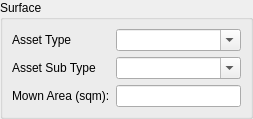
   <widget class="QWidget" name="Suface">
    <layout class="QGridLayout" name="gridLayout_6">
     <property name="margin">
      <number>0</number>
     </property>
     <item row="0" column="0">
      <widget class="QGroupBox" name="Surface_Group">
       <property name="enabled">
        <bool>true</bool>
       </property>
       <property name="title">
        <string>Surface</string>
       </property>
       <property name="flat">
        <bool>true</bool>
       </property>
       <property name="checkable">
        <bool>false</bool>
       </property>
       <property name="checked">
        <bool>false</bool>
       </property>
       <layout class="QFormLayout" name="formLayout_11">
        <item row="0" column="0">
         <widget class="QLabel" name="label_72">
          <property name="text">
           <string>Asset Type</string>
          </property>
         </widget>
        </item>
        <item row="0" column="1">
         <widget class="QComboBox" name="S_Asset_Type">
          <property name="editable">
           <bool>true</bool>
          </property>
          <item>
           <property name="text">
            <string/>
           </property>
          </item>
          <item>
           <property name="text">
            <string>Playing Surface</string>
           </property>
          </item>
          <item>
           <property name="text">
            <string>Passive Surface</string>
           </property>
          </item>
          <item>
           <property name="text">
            <string>Hard Surface</string>
           </property>
          </item>
          <item>
           <property name="text">
            <string>Cricket Pitch</string>
           </property>
          </item>
          <item>
           <property name="text">
            <string>Netball Court</string>
           </property>
          </item>
          <item>
           <property name="text">
            <string>Basket Ball Court</string>
           </property>
          </item>
          <item>
           <property name="text">
            <string>Tennis Court</string>
           </property>
          </item>
         </widget>
        </item>
        <item row="1" column="0">
         <widget class="QLabel" name="label_73">
          <property name="text">
           <string>Asset Sub Type</string>
          </property>
         </widget>
        </item>
        <item row="1" column="1">
         <widget class="QComboBox" name="S_Asset_Sub_Type">
          <property name="editable">
           <bool>true</bool>
          </property>
          <item>
           <property name="text">
            <string/>
           </property>
          </item>
          <item>
           <property name="text">
            <string>Grass</string>
           </property>
          </item>
          <item>
           <property name="text">
            <string>Turf</string>
           </property>
          </item>
          <item>
           <property name="text">
            <string>Sythetic Surface</string>
           </property>
          </item>
          <item>
           <property name="text">
            <string>Clay</string>
           </property>
          </item>
          <item>
           <property name="text">
            <string>Concrete</string>
           </property>
          </item>
         </widget>
        </item>
        <item row="2" column="1">
         <widget class="QLineEdit" name="Mown_Area"/>
        </item>
        <item row="2" column="0">
         <widget class="QLabel" name="label_44">
          <property name="text">
           <string>Mown Area (sqm):</string>
          </property>
         </widget>
        </item>
       </layout>
      </widget>
     </item>
    </layout>
   </widget>
